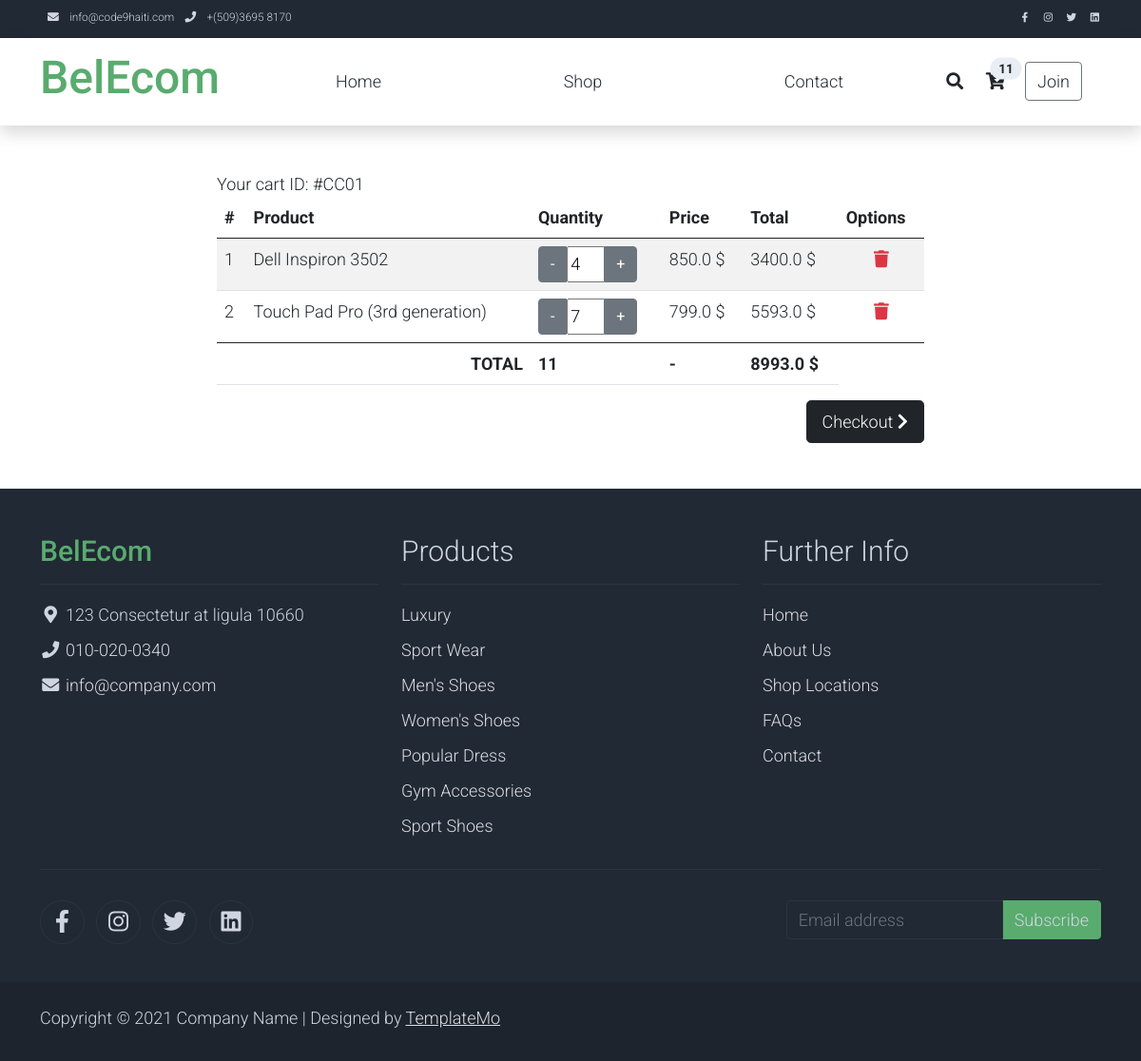
Page /cart/ on the committed database.
### index/models.py (models this page shows, shortened)
class Cart(models.Model):
	class Meta:
		db_table = 'carts'
	user = models.ForeignKey(User, on_delete=models.CASCADE, blank=True, null=True)
	session = models.ForeignKey(Session, on_delete=models.SET_NULL, blank=True, null=True)
	total = models.FloatField(default=0)
	def total_item_2(self):
		items = self.cartproduct_set.all()
		if items:
			return items.aggregate(t=models.Sum('quantity'))['t']
		return 0
	def grand_total(self):
		return self.cartproduct_set.annotate(
				pri_total = models.F("price") * models.F("quantity")
			).aggregate(gt = models.Sum('pri_total'))['gt']

class CartProduct(models.Model):
	class Meta:
		db_table = 'cart_products'
	cart = models.ForeignKey("Cart", on_delete=models.CASCADE)
	product = models.ForeignKey("Product", on_delete=models.CASCADE)
	price = models.FloatField()
	quantity = models.IntegerField(default=1)
	def total(self):
		return self.price * self.quantity

class Product(models.Model):
	class Meta:
		db_table = 'products'
	name = models.CharField(max_length=200)
	description = models.TextField(max_length=1000)
	category = models.ForeignKey('Category', on_delete=models.RESTRICT)
	old_price = models.FloatField(null=True, blank=True)
	price = models.FloatField()
	photo = models.ImageField(upload_to='product_photos/')
	brand = models.CharField(max_length=50, blank=True, null=True)
	is_active = models.BooleanField(default=False)

### index/views.py (the view, shortened to what this page needs)
# urls.py: path('cart/', cart, name='cart'),
def cart(request):
    cart = getCart(request)
    cart_items = cart.cartproduct_set.all()
    context = {
        'cart': cart,
        'cart_items':cart_items,
    }
    return render(request, 'cart.html', context)

### index/views.py (called while the page is built)
def getCart(request):
    if request.user.is_authenticated:
        print("AA")
        cart = Cart.objects.get_or_create(user=request.user)[0]
    elif 'cart_id' in request.session:
        print("BB")
        cart = Cart.objects.get(id=request.session['cart_id'])
        print(request.session['cart_id'])
    else:
        print("CC")
        request.session['cart_id'] = -1
        cart,created = Cart.objects.get_or_create(
            session_id = request.session.session_key,
        )
        print(created)
        request.session['cart_id'] = cart.id
    return cart

### templates/cart.html (shortened to what this page needs)
{% extends 'base.html' %}
{% block body %}
<div class="container">
	<div class="col-md-8 offset-md-2  mt-5">
		Your cart ID: #CC0{{cart.id}}
		<table class="table table-striped">
			<thead>
				<tr>
			      <th scope="col">#</th>
			      <th scope="col">Product</th>
			      <th scope="col">Quantity</th>
			      <th scope="col">Price</th>
			      <th scope="col">Total</th>
			      <th scope="col">Options</th>
			    </tr>
			</thead>
			<tbody>
				{% for item in cart_items %}
			    <tr class="wrapper-item" id="unique-item-{{item.id}}" item-id='{{item.id}}'>
			      <td scope="row">{{forloop.counter}}</td>
			      <td>{{item.product.name}}</td>
			      <td>
			      	<div class="btn-group" role="group" aria-label="Basic example">
					  <button type="button" class="btn btn-secondary minus">-</button>
					  <input class="qty" style="width: 40px;" type="text" value="{{item.quantity}}" name="qty">
					  <button type="button" class="btn btn-secondary maxi">+</button>
					</div>
			      </td>
			      <td class="price" value="{{item.price}}">{{item.price}} $</td>
			      <td class="total">{{item.total}} $</td>
			      <td style="text-align: center;">
			      	<a href="/remove-from-cart/{{item.product.id}}"><i class="fa fa-trash text-danger"></i></a>
			     	</td>
			  	</tr>
			  	{% empty %}
			  	<tr>
			  		<td colspan="4">
			  			Your cart is empty
			  		</td>
			  	</tr>
			  	{% endfor %}
		 	</tbody>
		 	<tfoot>
		 		<tr style="font-weight: bold;">
		 			<td colspan="2" style="text-align: right;">TOTAL</td>
		 			<td class="cart_item_total">{{cart.total_item_2}}</td>
		 			<td>-</td>
		 			<td>{{cart.grand_total}} $</td>
		 		</tr>
		 	</tfoot>
	</table>
	<div class="text-right mb-5" style="text-align: right;">
		<a href="#" class="btn btn-lg btn-dark">Checkout <i class="fa fa-chevron-right"></i></a>
	</div>
</div>
</div>
{% endblock body %}

### templates/navbar.html (shortened to what this page needs)
<nav class="navbar navbar-expand-lg bg-dark navbar-light d-none d-lg-block" id="templatemo_nav_top">
    <div class="container text-light">
        <div class="w-100 d-flex justify-content-between">
            <div>
                <i class="fa fa-envelope mx-2"></i>
                <a class="navbar-sm-brand text-light text-decoration-none" href="mailto:info@company.com">info@code9haiti.com</a>
                <i class="fa fa-phone mx-2"></i>
                <a class="navbar-sm-brand text-light text-decoration-none" href="tel:010-020-0340">+(509)3695 8170</a>
            </div>
            <div>
                <a class="text-light" href="https://fb.com/templatemo" target="_blank" rel="sponsored"><i class="fab fa-facebook-f fa-sm fa-fw me-2"></i></a>
                <a class="text-light" href="https://www.instagram.com/" target="_blank"><i class="fab fa-instagram fa-sm fa-fw me-2"></i></a>
                <a class="text-light" href="https://twitter.com/" target="_blank"><i class="fab fa-twitter fa-sm fa-fw me-2"></i></a>
                <a class="text-light" href="https://www.linkedin.com/" target="_blank"><i class="fab fa-linkedin fa-sm fa-fw"></i></a>
            </div>
        </div>
    </div>
</nav>
<nav class="navbar navbar-expand-lg navbar-light shadow">
    <div class="container d-flex justify-content-between align-items-center">
        <a class="navbar-brand text-success logo h1 align-self-center" href="/">
            BelEcom
        </a>
        <div class="align-self-center collapse navbar-collapse flex-fill  d-lg-flex justify-content-lg-between" id="templatemo_main_nav">
            <div class="flex-fill">
                <ul class="nav navbar-nav d-flex justify-content-between mx-lg-auto">
                    <li class="nav-item">
                        <a class="nav-link" href="/">Home</a>
                    </li>
                    <li class="nav-item">
                        <a class="nav-link" href="/shop">Shop</a>
                    </li>
                    <li class="nav-item">
                        <a class="nav-link" href="/contact">Contact</a>
                    </li>
                </ul>
            </div>
            <div class="navbar align-self-center d-flex">
                <a class="nav-icon d-none d-lg-inline" href="#" data-bs-toggle="modal" data-bs-target="#templatemo_search">
                    <i class="fa fa-fw fa-search text-dark mr-2"></i>
                </a>
                <a class="nav-icon position-relative text-decoration-none" href="/cart">
                    <i class="fa fa-fw fa-cart-arrow-down text-dark mr-1"></i>
                    <span class="position-absolute top-0 left-100 translate-middle badge rounded-pill bg-light text-dark global_cart_total">{{cart.total_item_2}}</span>
                </a>
                {% if request.user.is_authenticated %}
                <a class="nav-icon position-relative text-decoration-none" href="#">
                    <i class="fa fa-fw fa-user text-dark mr-3"></i>
                </a>
                <a class="btn btn-sm nav-icon position-relative text-decoration-none" href="/logout">Logout</a>
                {% else %}
                <a class="btn btn-outline-secondary nav-icon position-relative text-decoration-none" href="/login">Join</a>
                {% endif %}
            </div>
        </div>
    </div>
</nav>

### static/assets/css/templatemo.css (style rules this page uses)
body, ul, li, p, a, label, input, div { font-family: 'Roboto', sans-serif; font-size: 18px !important; font-weight: 300 !important; }
.h1 { font-family: 'Roboto', sans-serif; font-size: 48px !important; font-weight: 200 !important; }
.logo { font-weight: 500 !important; }
.text-success { color: #59ab6e !important; }
.text-light { color: #cfd6e1 !important; }
.bg-dark { background-color: #212934 !important; }
.bg-light { background-color: #e9eef5 !important; }
#templatemo_nav_top { min-height: 40px; }
#templatemo_nav_top * { font-size: .9em !important; }
#templatemo_main_nav a { color: #212934; }
#templatemo_main_nav .navbar .nav-icon { margin-right: 20px; }
@media (min-width: 768px) { #templatemo_main_nav .navbar-nav { max-width: 450px; } }
@media (min-width: 992px) { #templatemo_main_nav .navbar-nav { max-width: 550px; } }

### rows in the picture
Cart: total_item_2 "11", id "1", grand_total "8993.0"
CartProduct: product.name "Dell Inspiron 3502", qty "4", price "850.0", total "3400.0"
CartProduct: product.name "Touch Pad Pro (3rd generation)", qty "7", price "799.0", total "5593.0"
